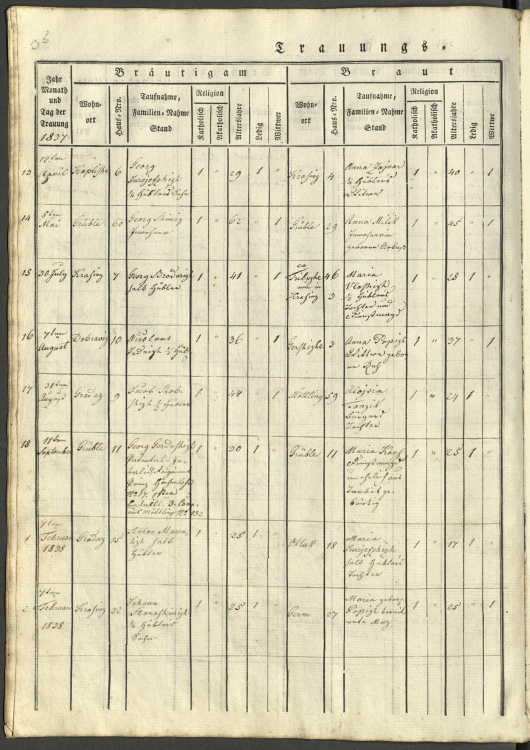
#> input picture research/issue17/p263-work/crops/s19_L.jpg, 1059 x 1500 px, given in place of s109.jpg, which was not available (shown at 1/2 size)
$ python p173_crops.py
#> lines starting #> are read from the running program, lines starting #| are printed output that depends on the picture
#!/usr/bin/env python3
"""P173 crops — celice ×3.0 + glave + podpisi (P172 recept ×2.2/×3.0).
Vrstica k (0-based): y = [330 + k*135, 330 + (k+1)*135]."""
import os
from PIL import Image, ImageDraw, ImageFont

DIR = "/tmp/p173"
OUT = os.path.join(DIR, "crops")
os.makedirs(OUT, exist_ok=True)

# x-stolpci (diag-osi, širina 2659)
X = dict(zap=(90, 170), mesec=(170, 340), smrt=(340, 490), pokop=(490, 630),
         vas=(620, 840), hisna=(830, 970), ime=(950, 1570), star=(1550, 1790),
         bolez=(1770, 2140), prev=(2120, 2270), podpis=(2250, 2560), opomba=(2520, 2660))

def row_y(scan, k):
    return 330 + k * 135 - 10, 330 + (k + 1) * 135 + 10

def crop(scan, k, cols, scale=3.0, name=None, ypad=0):
    p = f"{DIR}/s{scan}.jpg"
    im = Image.open(p)
    y0, y1 = row_y(scan, k)
    y0 -= ypad; y1 += ypad
    for col in cols:
        x0, x1 = X[col]
        c = im.crop((x0, max(0, y0), min(im.width, x1), min(im.height, y1)))
        c = c.resize((int(c.width * scale), int(c.height * scale)), Image.LANCZOS)
        out = f"{OUT}/{name or (f'cell-s{scan}-{col}-k{k}')}.png"
        c.save(out)
    return True

def crop_glava(scan, x0=170, x1=830, y0=60, y1=210, scale=3.0):
#> called with scan = 109, x0 = 170, x1 = 830, y0 = 60, y1 = 210, scale = 3
    im = Image.open(f"{DIR}/s{scan}.jpg")
#> im is the input picture: PIL image 1059x1500 RGB; mean R, G, B 212.5, 205.2, 178.5
    c = im.crop((x0, y0, x1, y1))
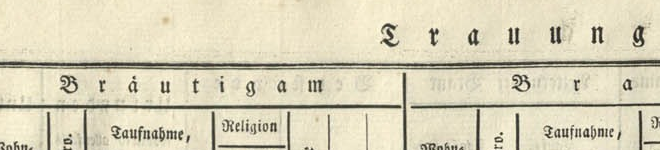
#> c: PIL image 660x150 RGB; mean R, G, B 217, 210.4, 184.9
    c = c.resize((int(c.width * scale), int(c.height * scale)), Image.LANCZOS)
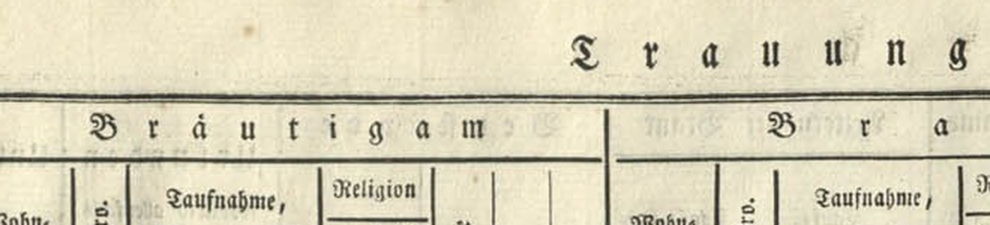
#> c: PIL image 1980x450 RGB (shown at 1/2 size); mean R, G, B 217, 210.4, 184.9
    c.save(f"{OUT}/glava-s{scan}.png")

def crop_full(scan, k, label, x0, x1, scale=3.0, ypad=12):
    im = Image.open(f"{DIR}/s{scan}.jpg")
    y0, y1 = row_y(scan, k)
    y0 -= ypad; y1 += ypad
    c = im.crop((x0, max(0, y0), min(im.width, x1), min(im.height, y1)))
    c = c.resize((int(c.width * scale), int(c.height * scale)), Image.LANCZOS)
    c.save(f"{OUT}/{label}.png")

# ——— GLAVE (4: s109 potrditev-P172 + s111-cifra? + s112-necel? + s114-meja) ———
crop_glava(109); crop_glava(111); crop_glava(112); crop_glava(113); crop_glava(114)
#> call 2 of crop_glava, with scan = 111, x0 = 170, x1 = 830, y0 = 60, y1 = 210, scale = 3
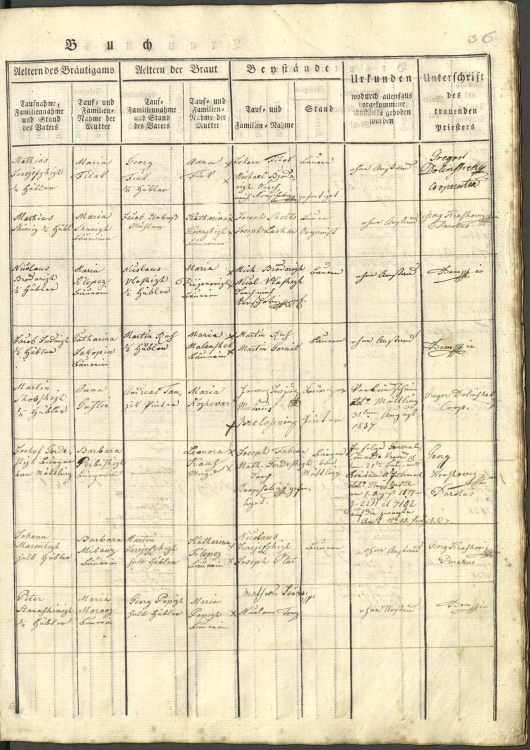
#> input picture research/issue17/p263-work/crops/s19_R.jpg, 1060 x 1500 px, given in place of s111.jpg, which was not available (shown at 1/2 size)
#> in crop_glava, im is the input picture: PIL image 1060x1500 RGB; mean R, G, B 224.9, 217, 187.9
#> in crop_glava (call 2), `c = im.crop((x0, y0, x1, y1))`:
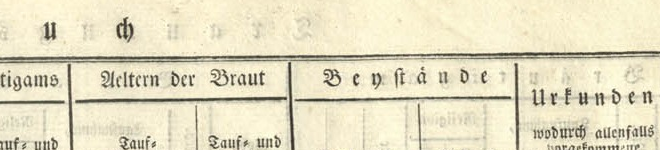
#> c: PIL image 660x150 RGB; mean R, G, B 228.5, 221.6, 193.7
#> in crop_glava (call 2), `c = c.resize((int(c.width * scale), int(c.height * scale)), Image.LANC..`:
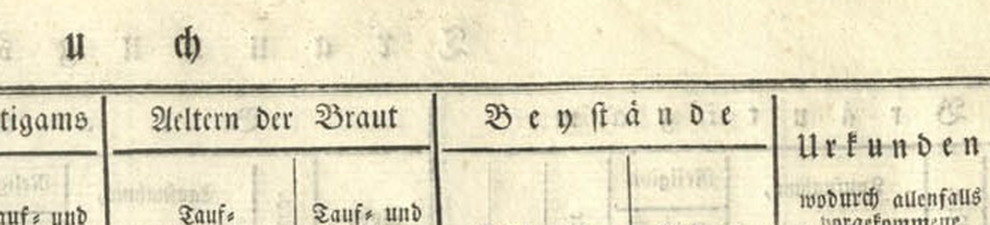
#> c: PIL image 1980x450 RGB (shown at 1/2 size); mean R, G, B 228.4, 221.6, 193.7
#> (the run stopped early here; a loop or call above may not have finished)
